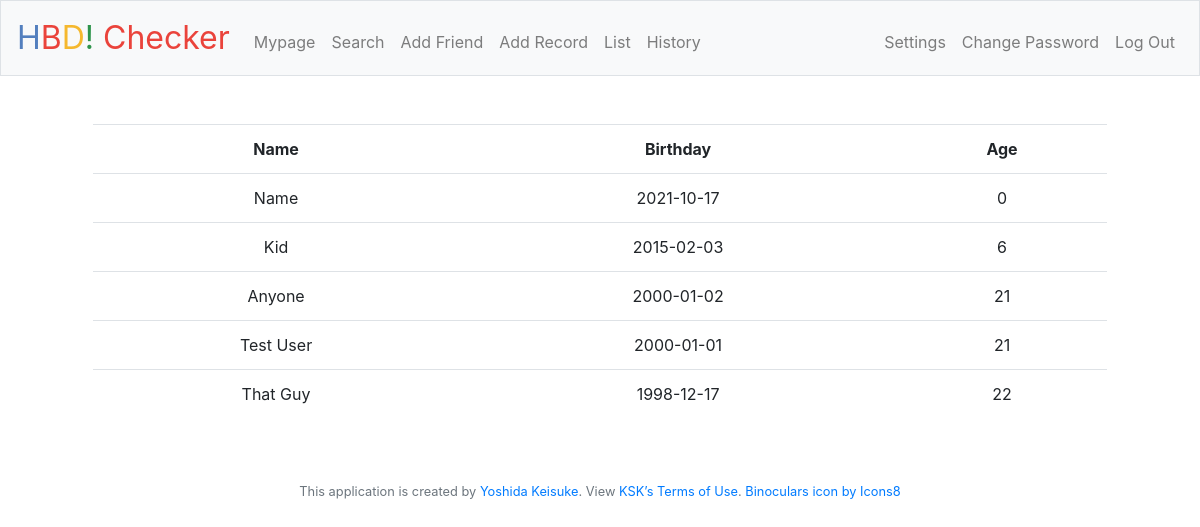
The page / (signed in) on the database its author committed.
### tables this page shows
CREATE TABLE friends (user_id INTEGER, friendname TEXT NOT NULL, birthday DATETIME NOT NULL, age INT, FOREIGN KEY(user_id) REFERENCES users(id));

### application.py (the view)
@app.route("/")
@login_required
def index():
    friends = db.execute("SELECT * FROM friends WHERE user_id = ? ORDER BY birthday DESC LIMIT 5", session['user_id'])
    if not friends:
        return apology("add friends from Add")
    for friend in friends:
        birthday = friend['birthday']
        age = calculate_age(birthday)
        friend['age'] = age
    return render_template("index.html", friends = friends)

### application.py (called while the page is built)
@app.after_request
def after_request(response):
    response.headers["Cache-Control"] = "no-cache, no-store, must-revalidate"
    response.headers["Expires"] = 0
    response.headers["Pragma"] = "no-cache"
    return response

### helpers.py (called while the page is built)
def login_required(f):
    @wraps(f)
    def decorated_function(*args, **kwargs):
        if session.get("user_id") is None:
            return redirect("/login")
        return f(*args, **kwargs)
    return decorated_function

def from_dob_to_age(born):
    today = date.today()
    return today.year - born.year - ((today.month, today.day) < (born.month, born.day))

def calculate_age(born):
    born = datetime.strptime(born, '%Y-%m-%d')
    age = from_dob_to_age(born)
    return age

### templates/index.html (shortened to what this page needs)
{% extends "layout.html" %}
{% block main %}
    <div class="container">
        <table class="table">
            <tr>
                <th>Name</th>
                <th>Birthday</th>
                <th>Age</th>
            </tr>
            {% for friend in friends %}
                <tr>
                    <td>{{ friend['friendname'] }}</td>
                    <td>{{ friend['birthday'] }}</td>
                    <td>{{ friend['age'] }}</td>
                </tr>
            {% endfor %}
        </table>
    </div>
{% endblock %}

### rows shown on the page
friends: friendname "Name", birthday "2021-10-17", age "0"
friends: friendname "Kid", birthday "2015-02-03", age "6"
friends: friendname "Anyone", birthday "2000-01-02", age "21"
friends: friendname "Test User", birthday "2000-01-01", age "21"
friends: friendname "That Guy", birthday "1998-12-17", age "22"
